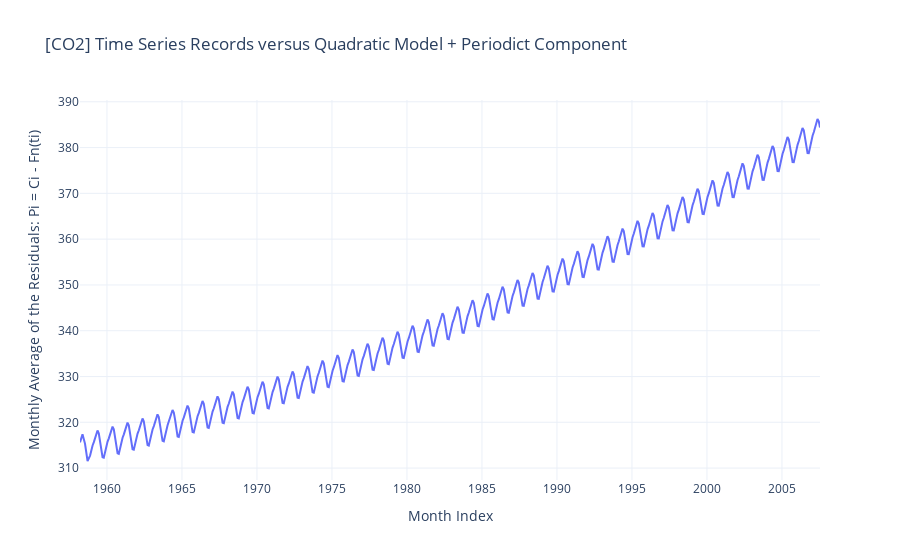

Write notebook code for a chart like this one.
### Code cell
fig = go.Figure()
fig.add_trace(
    go.Scatter(
        x = train_frame.date_decimal,
        y = train_frame.co2_fitted_model,
        name='[CO2] Fitted Model',
    )
)
fig.update_layout(
    title_text = "[CO2] Time Series Records versus Quadratic Model + Periodict Component",
    template = 'plotly_white',
    xaxis_title = 'Date of Record',
    yaxis_title = '[CO2]'
)
fig.show()

### Figure 1 — Plotly figure (JSON) as saved in the notebook; plotly's stock layout.template omitted (floating-point values rounded to 4 significant figures; data arrays with more than 128 entries replaced by an {"elided": "..."} marker saying what was removed)
{"data": [{"name": "[CO2] Fitted Model", "type": "scatter", "x": {"elided": "588 float values"}, "y": {"elided": "588 float values"}}], "layout": {"title": {"text": "[CO2] Time Series Records versus Quadratic Model + Periodict Component"}, "xaxis": {"title": {"text": "Month Index"}}, "yaxis": {"title": {"text": "Monthly Average of the Residuals: Pi = Ci - Fn(ti)"}}}}
